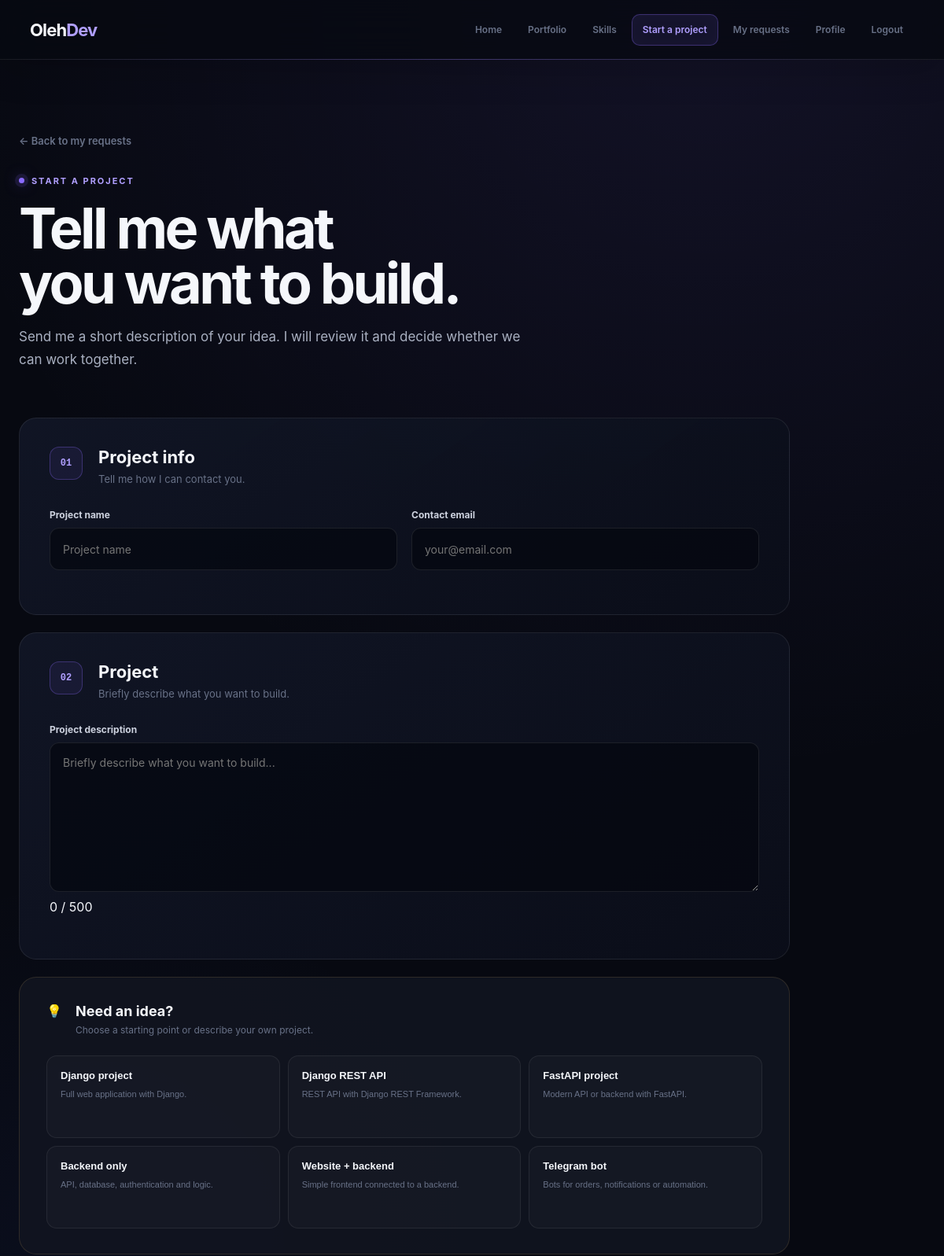
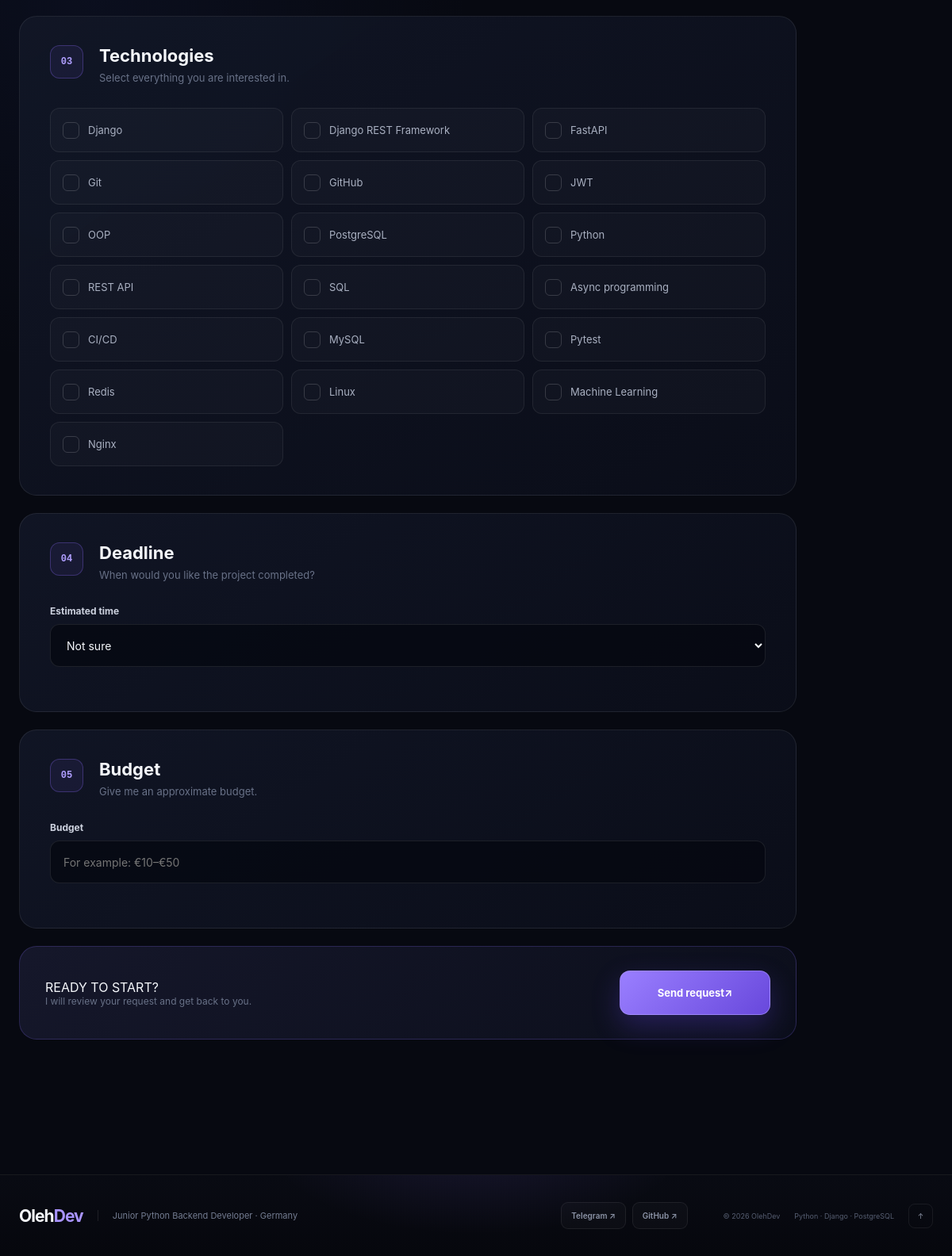
The page /start-project/ (signed in) on the database its author committed (2 pictures, top to bottom).
### olehdev/models.py (models this page shows)
class Skill(models.Model):
    class SkillLevel(models.TextChoices):
        CONFIDENT = "confident", "Confident"
        GROWING = "growing", "Good, still growing"
        LEARNING = "learning", "Used, want to learn more"
    name = models.CharField(max_length=100)
    level = models.CharField(
        max_length=20,
        choices=SkillLevel.choices,
    )
    order = models.PositiveIntegerField(default=0)
    class Meta:
        ordering = ["level", "order", "name"]
    def __str__(self):
        return self.name

### olehdev/views.py (the view)
@login_required
def start_project(request):
    if request.method == "POST":
        form = ProjectRequestForm(request.POST)
        if form.is_valid():
            project_request = form.save(commit=False)
            project_request.user = request.user
            project_request.save()
            form.save_m2m()
            return redirect(
                "client_request_detail",
                request_id=project_request.id,
            )
    else:
        form = ProjectRequestForm()
    return render(
        request,
        "client/start_project.html",
        {
            "form": form,
        },
    )

### templates/client/start_project.html (shortened to what this page needs)
{% extends "base.html" %}
{% load static %}
{% block styles %}
    <link rel="stylesheet" href="{% static 'css/client.css' %}">
{% endblock %}
{% block content %}
<section class="client-page client-project-page">
    <a
        href="{% url 'client_dashboard' %}"
        class="back-link"
    >
        ← Back to my requests
    </a>
    <div class="client-page-header project-page-header">
        <div>
            <div class="section-label">
                START A PROJECT
            </div>
            <h1>
                Tell me what<br>
                you want to build.
            </h1>
            <p>
                Send me a short description of your idea.
                I will review it and decide whether we can work together.
            </p>
        </div>
    </div>
    <form
        method="post"
        class="project-request-form"
    >
        <div class="form-section">
            <div class="form-section-heading">
                <span class="form-section-number">
                    01
                </span>
                <div>
                    <h2>
                        Project info
                    </h2>
                    <p>
                        Tell me how I can contact you.
                    </p>
                </div>
            </div>
            <div class="form-row">
                <div class="form-field">
                    <label for="{{ form.name.id_for_label }}">
                        Project name
                    </label>
                    {{ form.name }}
                </div>
                <div class="form-field">
                    <label for="{{ form.email.id_for_label }}">
                        Contact email
                    </label>
                    {{ form.email }}
                </div>
            </div>
        </div>
        <div class="form-section">
            <div class="form-section-heading">
                <span class="form-section-number">
                    02
                </span>
                <div>
                    <h2>
                        Project
                    </h2>
                    <p>
                        Briefly describe what you want to build.
                    </p>
                </div>
            </div>
            <div class="form-field">
                <label for="{{ form.description.id_for_label }}">
                    Project description
                </label>
                {{ form.description }}
                <div class="character-counter">
                    <span id="description-count">
                        0
                    </span>
                    / 500
                </div>
            </div>
        </div>
        <div class="project-ideas">
            <div class="project-ideas-header">
                <span class="project-ideas-icon">
                    💡
                </span>
                <div>
                    <h2>
                        Need an idea?
                    </h2>
                    <p>
                        Choose a starting point or describe your own project.
                    </p>
                </div>
            </div>
            <div class="project-ideas-list">
                <button
                    type="button"
                    class="project-idea"
                    data-idea="I need a Django project."
                >
                    <strong>
                        Django project
                    </strong>
                    <span>
                        Full web application with Django.
                    </span>
                </button>
                <button
                    type="button"
                    class="project-idea"
                    data-idea="I need a Django REST API."
                >
                    <strong>
                        Django REST API
                    </strong>
                    <span>
                        REST API with Django REST Framework.
                    </span>
                </button>
                <button
                    type="button"
                    class="project-idea"
                    data-idea="I need a FastAPI backend or API."
                >
                    <strong>
                        FastAPI project
                    </strong>
                    <span>
                        Modern API or backend with FastAPI.
                    </span>
                </button>
                <button
                    type="button"
                    class="project-idea"
                    data-idea="I need a backend for my project, including API, database and business logic."
                >
                    <strong>
                        Backend only
                    </strong>
                    <span>
                        API, database, authentication and logic.
                    </span>
                </button>
                <button
                    type="button"
                    class="project-idea"
                    data-idea="I need a website with a backend and a simple frontend."
                >
                    <strong>
                        Website + backend
                    </strong>
                    <span>
                        Simple frontend connected to a backend.
                    </span>
                </button>
                <button
                    type="button"
                    class="project-idea"
                    data-idea="I need a Telegram bot for my project."
                >
                    <strong>
                        Telegram bot
                    </strong>
                    <span>
                        Bots for orders, notifications or automation.
                    </span>
                </button>
            </div>
        </div>
        <div class="form-section">
            <div class="form-section-heading">
                <span class="form-section-number">
                    03
                </span>
                <div>
                    <h2>
                        Technologies
                    </h2>
                    <p>
                        Select everything you are interested in.
                    </p>
                </div>
            </div>
            <div class="skill-checkboxes">
                {% for checkbox in form.skills %}
                    <label class="skill-checkbox">
                        <span>
                            {{ checkbox.choice_label }}
                        </span>
                    </label>
                {% empty %}
                    <p>
                        No technologies have been added yet.
                    </p>
                {% endfor %}
            </div>
        </div>
        <div class="form-section">
            <div class="form-section-heading">
                <span class="form-section-number">
                    04
                </span>
                <div>
                    <h2>
                        Deadline
                    </h2>
                    <p>
                        When would you like the project completed?
                    </p>
                </div>
            </div>
            <div class="form-field">
                <label for="{{ form.deadline.id_for_label }}">
                    Estimated time
                </label>
                {{ form.deadline }}
            </div>
        </div>
        <div class="form-section">
            <div class="form-section-heading">
                <span class="form-section-number">
                    05
                </span>
                <div>
                    <h2>
                        Budget
                    </h2>
                    <p>
                        Give me an approximate budget.
                    </p>
                </div>
            </div>
            <div class="form-field">
                <label for="{{ form.budget.id_for_label }}">
                    Budget
                </label>
                {{ form.budget }}
            </div>
        </div>
        <div class="form-submit-area">
            <div>
                <span class="form-submit-kicker">
                    READY TO START?
                </span>
                <p>
                    I will review your request and get back to you.
                </p>
            </div>
            <button
                type="submit"
                class="form-submit"
            >
                Send request
                <span>↗</span>
            </button>
        </div>
    </form>
</section>
{% endblock %}

### rows shown on the page
Skill: choice_label "Django"
Skill: choice_label "Django REST Framework"
Skill: choice_label "FastAPI"
Skill: choice_label "Git"
Skill: choice_label "GitHub"
Skill: choice_label "JWT"
Skill: choice_label "OOP"
Skill: choice_label "PostgreSQL"
Skill: choice_label "Python"
Skill: choice_label "REST API"
Skill: choice_label "SQL"
Skill: choice_label "Async programming"
Skill: choice_label "CI/CD"
Skill: choice_label "MySQL"
Skill: choice_label "Pytest"
Skill: choice_label "Redis"
Skill: choice_label "Linux"
Skill: choice_label "Machine Learning"
Skill: choice_label "Nginx"
